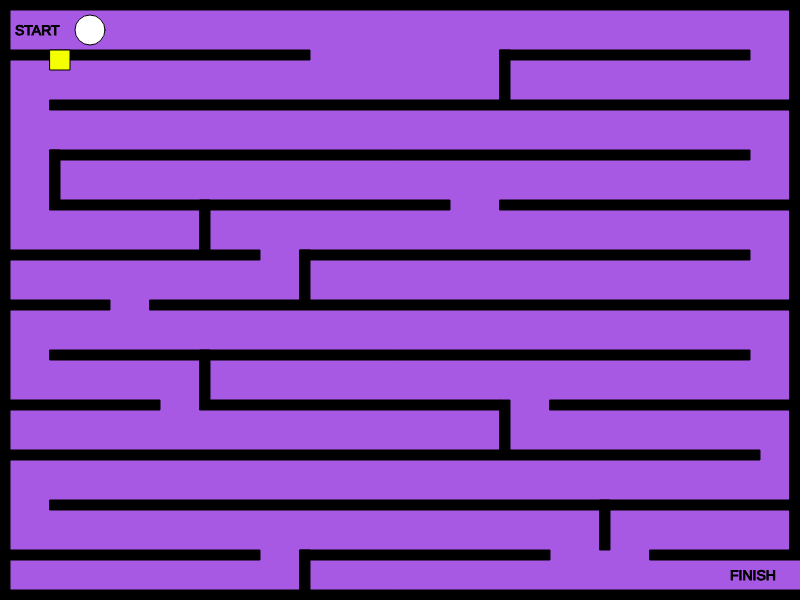
Frame 1 (no input)
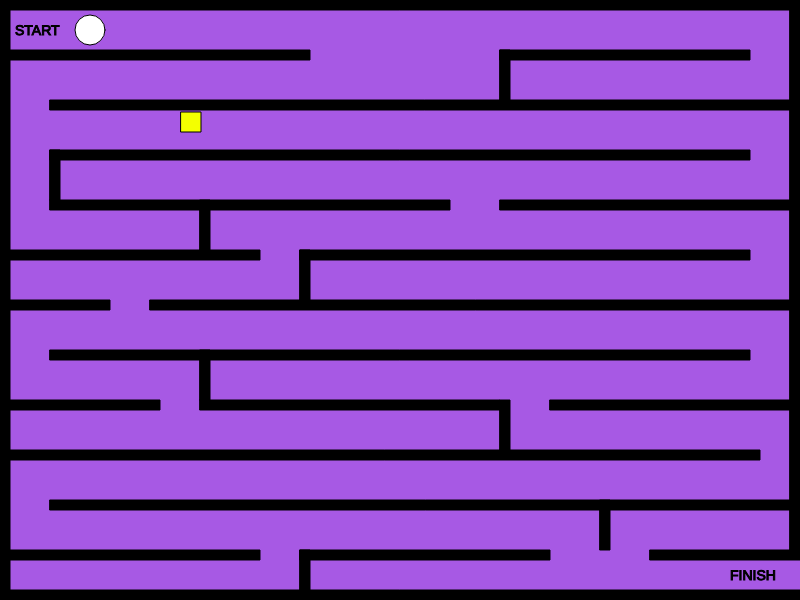
Frame 60 (no input)
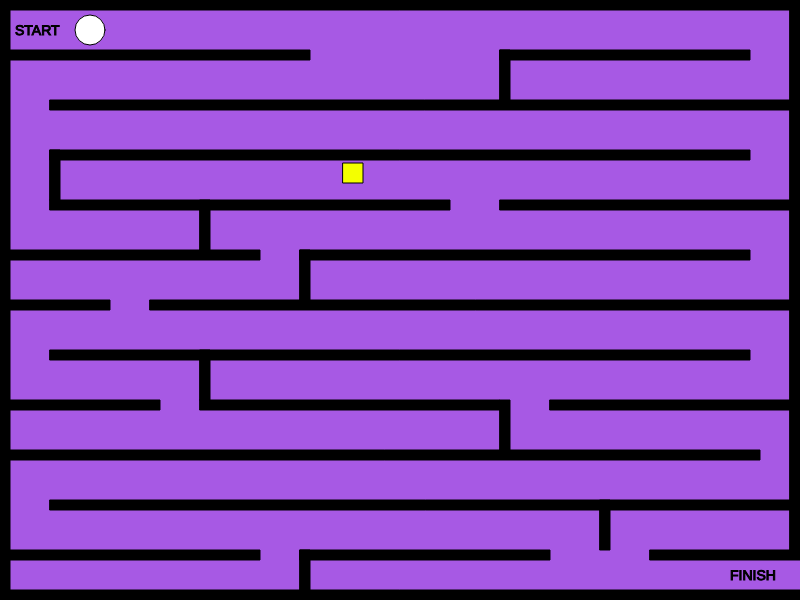
Frame 120 (the mouse pressed at the canvas centre since frame 60)

The p5.js sketch that drew these frames (run headless with seeded random() and noise() and a simulated clock; from frame 60 on, the mouse is pressed at the canvas centre):

// p5.js sketch
// ── sketch.js
var characterX = 90;
var characterY = 30;

var w = 87;
var s = 83;
var a = 65;
var d = 68;

var shapeX = 50;
var shapeY = 50;
var shapeXSpeed;
var shapeYSpeed;

var mouseShapeX;
var mouseShapeY;

function setup()
{
    createCanvas(800, 600);
    // get a random speed when the it first starts
    shapeXSpeed = Math.floor(Math.random() * (Math.floor(Math.random() * 5)) + 1);
    shapeYSpeed = Math.floor(Math.random() * (Math.floor(Math.random() * 5)) + 1);
    createCharacter(characterX,characterY,30);
}

function draw()
{
  // canvas background
    background(167,89,228);
    stroke(0);
    fill(0);
    // borders
    createBorders(10);
    // obstacles
    drawObstacles();
    // text
    textSize(14);
    text("FINISH", width-70,height-20);
    text("START", width-785,height-565);
    // character
    drawCharacter();
    characterMovement();
    // enemy
    drawEnemy();
    // mouse click shape
    drawMouse();
    // exit gate
    if(characterX > width-10 && characterY > height-50)
    {
        fill(255,255,255);
        stroke(5);
        textSize(28);
        text("YOU WIN!", width-450, height-310);
    }
}

function characterMovement()
{
    // handle the keys
    if(keyIsDown(w))
    {
        characterY -= 10;
    }
    if(keyIsDown(s))
    {
        characterY += 10;
    }
    if(keyIsDown(a))
    {
        characterX -= 10;
        console.log("movement: " + characterX);
    }
    if(keyIsDown(d))
    {
        characterX += 10;
    }
}

function createCharacter(x,y)
{
    characterX = x;
    characterY = y;
    console.log(characterX);
}

function drawCharacter()
{
    fill(255,255,255);
    circle(characterX,characterY,30);
}

function drawObstacles()
{
  rect(10,50,300,10);
rect(50,100,750,10);
rect(500,50,10,50);
rect(500,50,250,10);
rect(50,150,700,10);
rect(50,150,10,50);
rect(50,200,400,10);
rect(500,200,400,10);
rect(200,200,10,50);
rect(300,250,10,50);
rect(300,250,450,10);
rect(10,250,250,10);
rect(150,300,700,10);
rect(10,300,100,10);
rect(50,350,700,10);
rect(200,350,10,50);
rect(200,400,300,10);
rect(10,400,150,10);
rect(550,400,300,10);
rect(500,400,10,50);
rect(10,450,750,10);
rect(50,500,800,10);
rect(600,500,10,50);
rect(300,550,250,10);
rect(650,550,750,10);
rect(10,550,250,10);
rect(300,550,10,50);
}

function drawEnemy()
{
  fill(244,255,0);
    // draw the shape
    rect(shapeX, shapeY, 20);

     // get a random speed when the it first starts
     shapeXSpeed = Math.floor(Math.random() * (Math.floor(Math.random() * 5)) + 2);
     shapeYSpeed = Math.floor(Math.random() * (Math.floor(Math.random() * 10)) + 2);

    // move the shape
    shapeX += shapeXSpeed;
    shapeY += shapeYSpeed;
    // check to see if the shape has gone out of bounds
    if(shapeX <= 600)
    {
        shapeX+=10;
    }
    else if(shapeX > 600)
    {
        shapeX = 20;
    }
    if(shapeY <= 800)
    {
        shapeY+=10;
    }
    else if(shapeY > 800)
    {
        shapeY = 50;
    }

}

function createBorders(thickness)
{
  rect(0,0,width,thickness);
  rect(0,0,thickness,height);
  rect(0, height-thickness,width, thickness);
  rect(width-thickness,0,thickness,height-50);
}

function drawMouse()
{
fill(250,0,250);
circle(mouseShapeX, mouseShapeY, 25);
}

function mouseClicked()
{
    mouseShapeX = mouseX;
    mouseShapeY = mouseY;
}
